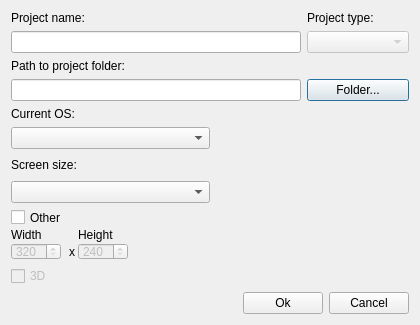
<?xml version="1.0" encoding="UTF-8"?>
<ui version="4.0">
 <class>FormNewProjectDialog</class>
 <widget class="QDialog" name="FormNewProjectDialog">
  <property name="windowModality">
   <enum>Qt::WindowModal</enum>
  </property>
  <property name="geometry">
   <rect>
    <x>0</x>
    <y>0</y>
    <width>420</width>
    <height>325</height>
   </rect>
  </property>
  <property name="minimumSize">
   <size>
    <width>420</width>
    <height>325</height>
   </size>
  </property>
  <property name="maximumSize">
   <size>
    <width>420</width>
    <height>327</height>
   </size>
  </property>
  <property name="windowTitle">
   <string>Dialog</string>
  </property>
  <layout class="QGridLayout" name="dialogLayout">
   <item row="0" column="0">
    <layout class="QVBoxLayout" name="centralWidget">
     <item>
      <layout class="QGridLayout" name="layoutPathToProjectFolder">
       <item row="3" column="0">
        <widget class="QLineEdit" name="editPathToProjectFolder">
         <property name="maximumSize">
          <size>
           <width>290</width>
           <height>16777215</height>
          </size>
         </property>
         <property name="readOnly">
          <bool>true</bool>
         </property>
        </widget>
       </item>
       <item row="3" column="1">
        <widget class="QPushButton" name="buttonPathToProjectFolder">
         <property name="text">
          <string>Folder...</string>
         </property>
        </widget>
       </item>
       <item row="2" column="0">
        <widget class="QLabel" name="labelPathToProjectFolder">
         <property name="text">
          <string>Path to project folder:</string>
         </property>
        </widget>
       </item>
       <item row="0" column="0">
        <widget class="QLabel" name="labelProjectName">
         <property name="text">
          <string>Project name:</string>
         </property>
        </widget>
       </item>
       <item row="1" column="0">
        <widget class="QLineEdit" name="editProjectName">
         <property name="maximumSize">
          <size>
           <width>290</width>
           <height>16777215</height>
          </size>
         </property>
        </widget>
       </item>
       <item row="0" column="1">
        <widget class="QLabel" name="labelProjectType">
         <property name="enabled">
          <bool>true</bool>
         </property>
         <property name="text">
          <string>Project type:</string>
         </property>
        </widget>
       </item>
       <item row="1" column="1">
        <widget class="QComboBox" name="comboboxProjectType">
         <property name="enabled">
          <bool>false</bool>
         </property>
         <property name="minimumSize">
          <size>
           <width>100</width>
           <height>0</height>
          </size>
         </property>
        </widget>
       </item>
      </layout>
     </item>
     <item>
      <layout class="QGridLayout" name="layoutSettings">
       <item row="2" column="1">
        <spacer name="horizontalSpacer_0">
         <property name="orientation">
          <enum>Qt::Horizontal</enum>
         </property>
         <property name="sizeHint" stdset="0">
          <size>
           <width>40</width>
           <height>20</height>
          </size>
         </property>
        </spacer>
       </item>
       <item row="3" column="0">
        <widget class="QComboBox" name="comboboxSceernSize"/>
       </item>
       <item row="2" column="0">
        <widget class="QLabel" name="labelScreenSize">
         <property name="text">
          <string>Screen size:</string>
         </property>
        </widget>
       </item>
       <item row="0" column="0">
        <widget class="QLabel" name="labelCurrentOS">
         <property name="text">
          <string>Current OS:</string>
         </property>
        </widget>
       </item>
       <item row="5" column="0">
        <widget class="QCheckBox" name="checkbox3DMode">
         <property name="enabled">
          <bool>false</bool>
         </property>
         <property name="text">
          <string>3D</string>
         </property>
        </widget>
       </item>
       <item row="4" column="0">
        <widget class="QWidget" name="widgetScreenSizeByhand" native="true">
         <property name="minimumSize">
          <size>
           <width>0</width>
           <height>0</height>
          </size>
         </property>
         <layout class="QGridLayout" name="gridLayout">
          <property name="leftMargin">
           <number>0</number>
          </property>
          <property name="topMargin">
           <number>0</number>
          </property>
          <property name="rightMargin">
           <number>0</number>
          </property>
          <property name="bottomMargin">
           <number>0</number>
          </property>
          <property name="horizontalSpacing">
           <number>3</number>
          </property>
          <property name="verticalSpacing">
           <number>0</number>
          </property>
          <item row="1" column="3">
           <widget class="QLabel" name="labelScreenSizeHeight">
            <property name="text">
             <string>Height</string>
            </property>
           </widget>
          </item>
          <item row="2" column="2">
           <widget class="QLabel" name="labelScreenSizeX">
            <property name="text">
             <string>x</string>
            </property>
           </widget>
          </item>
          <item row="0" column="0">
           <widget class="QCheckBox" name="checkboxScreenSizeByHand">
            <property name="text">
             <string>Other</string>
            </property>
           </widget>
          </item>
          <item row="1" column="0">
           <widget class="QLabel" name="labelScreenSizeWidth">
            <property name="text">
             <string>Width</string>
            </property>
           </widget>
          </item>
          <item row="1" column="5">
           <spacer name="horizontalSpacer_1">
            <property name="orientation">
             <enum>Qt::Horizontal</enum>
            </property>
            <property name="sizeHint" stdset="0">
             <size>
              <width>40</width>
              <height>20</height>
             </size>
            </property>
           </spacer>
          </item>
          <item row="2" column="0">
           <widget class="QSpinBox" name="spinboxScreenSizeWidth">
            <property name="enabled">
             <bool>false</bool>
            </property>
            <property name="minimumSize">
             <size>
              <width>50</width>
              <height>0</height>
             </size>
            </property>
            <property name="maximumSize">
             <size>
              <width>50</width>
              <height>16777215</height>
             </size>
            </property>
            <property name="minimum">
             <number>320</number>
            </property>
            <property name="maximum">
             <number>2048</number>
            </property>
            <property name="value">
             <number>320</number>
            </property>
           </widget>
          </item>
          <item row="2" column="3">
           <widget class="QSpinBox" name="spinboxScreenSizeHeight">
            <property name="enabled">
             <bool>false</bool>
            </property>
            <property name="minimumSize">
             <size>
              <width>50</width>
              <height>0</height>
             </size>
            </property>
            <property name="maximumSize">
             <size>
              <width>50</width>
              <height>16777215</height>
             </size>
            </property>
            <property name="minimum">
             <number>240</number>
            </property>
            <property name="maximum">
             <number>1536</number>
            </property>
           </widget>
          </item>
         </layout>
        </widget>
       </item>
       <item row="1" column="0">
        <widget class="QComboBox" name="comboboxCurrentOS"/>
       </item>
      </layout>
     </item>
     <item>
      <layout class="QHBoxLayout" name="layoutOkCancel">
       <item>
        <spacer name="horizontalSpacer">
         <property name="orientation">
          <enum>Qt::Horizontal</enum>
         </property>
         <property name="sizeHint" stdset="0">
          <size>
           <width>40</width>
           <height>20</height>
          </size>
         </property>
        </spacer>
       </item>
       <item>
        <widget class="QPushButton" name="buttonOk">
         <property name="text">
          <string>Ok</string>
         </property>
        </widget>
       </item>
       <item>
        <widget class="QPushButton" name="buttonCancel">
         <property name="text">
          <string>Cancel</string>
         </property>
        </widget>
       </item>
      </layout>
     </item>
    </layout>
   </item>
  </layout>
 </widget>
 <resources/>
 <connections/>
</ui>
